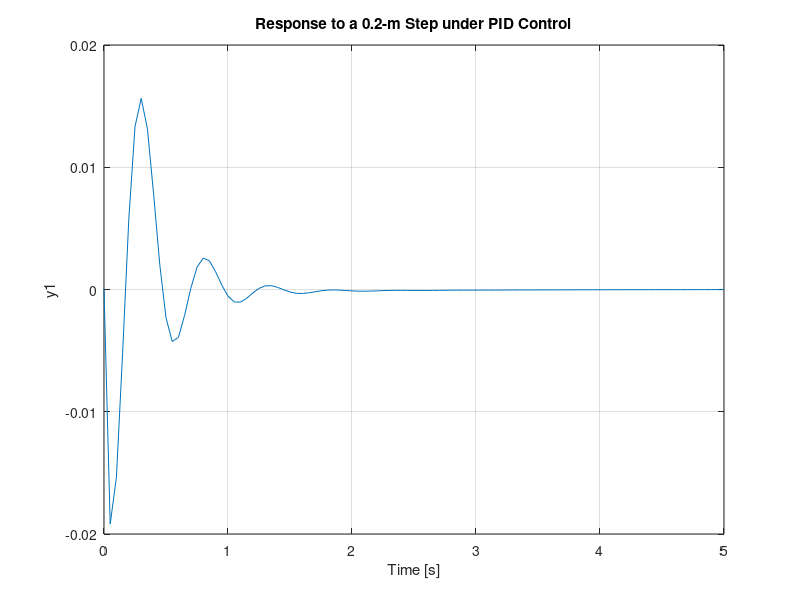

Here is the MATLAB script that generated this plot:
m1 = 2500;
m2 = 320;
k1 = 80000;
k2 = 500000;
b1 = 350;
b2 = 15020;

nump=[(m1+m2) b2 k2];
denp2 = (m1*(b1+b2))+(m2*b1);
denp3 = (m1*(k1+k2))+(m2*k1)+(b1*b2);
denp4 = (b1*k2)+(b2*k1);
denp=[(m1*m2) denp2 denp3 denp4 k1*k2];
G1=tf(nump,denp);

num1=[-(m1*b2) -(m1*k2) 0 0];
den1_2 = (m1*(b1+b2))+(m2*b1);
den1_3 = (m1*(k1+k2))+(m2*k1)+(b1*b2);
den1_4 = (b1*k2)+(b2*k1);
den1=[(m1*m2) den1_2 den1_3 den1_4 k1*k2];
G2=tf(num1,den1);

numf=num1;
denf=nump;
F=tf(numf,denf);

Kd = 208025;
Kp = 832100;
Ki = 624075;
C = pid(Kp,Ki,Kd);

sys_cl=F*feedback(G1,C);
t=0:0.05:5;
step(0.2*sys_cl,t)
title('Response to a 0.2-m Step under PID Control');

axis([0 5 -.02 .02]);